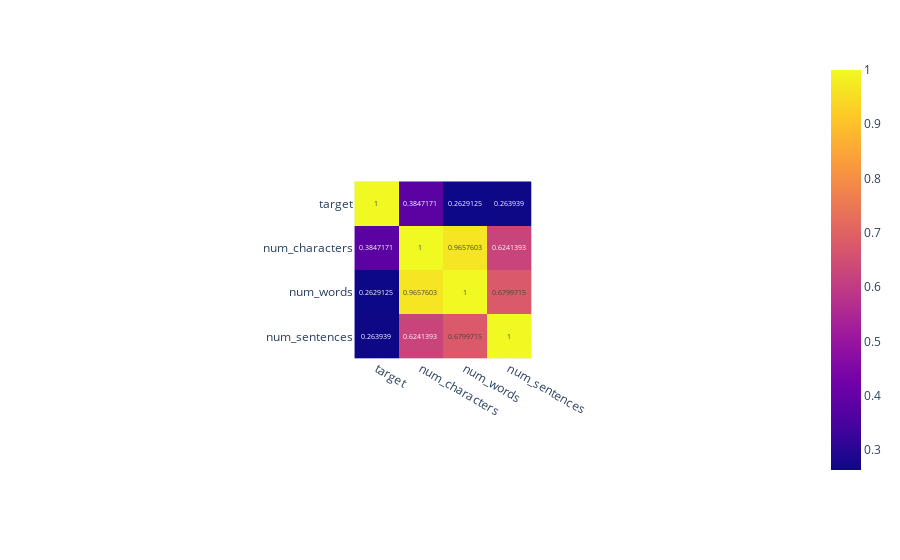

Here is the notebook cell this chart was saved with:
### Code cell
import plotly.express as px
fig = px.imshow(df.drop(columns=['text']).corr(), text_auto=True)
fig.show()

### Figure 1 — Plotly figure (JSON) as saved in the notebook; plotly's stock layout.template omitted (floating-point values rounded to 4 significant figures)
{"data": [{"coloraxis": "coloraxis", "hovertemplate": "x: %{x}<br>y: %{y}<br>color: %{z}<extra></extra>", "name": "0", "texttemplate": "%{z}", "type": "heatmap", "x": ["target", "num_characters", "num_words", "num_sentences"], "xaxis": "x", "y": ["target", "num_characters", "num_words", "num_sentences"], "yaxis": "y", "z": [[1, 0.3847, 0.2629, 0.2639], [0.3847, 1, 0.9658, 0.6241], [0.2629, 0.9658, 1, 0.68], [0.2639, 0.6241, 0.68, 1]]}], "layout": {"autosize": true, "coloraxis": {"colorscale": [[0, "#0d0887"], [0.1111, "#46039f"], [0.2222, "#7201a8"], [0.3333, "#9c179e"], [0.4444, "#bd3786"], [0.5556, "#d8576b"], [0.6667, "#ed7953"], [0.7778, "#fb9f3a"], [0.8889, "#fdca26"], [1, "#f0f921"]]}, "margin": {"t": 60}, "xaxis": {"anchor": "y", "autorange": true, "constrain": "domain", "domain": [0.3779, 0.6221], "range": [-0.5, 3.5], "scaleanchor": "y", "type": "category"}, "yaxis": {"anchor": "x", "autorange": true, "constrain": "domain", "domain": [0, 1], "range": [3.5, -0.5], "type": "category"}}}
